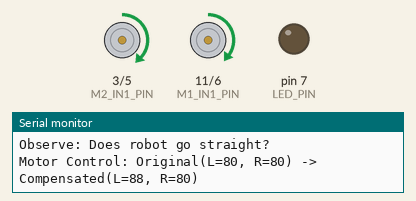
Simulated run of this sketch. Board: Arduino Uno, built with avr-gcc and run on an emulated ATmega328P. Shown: motor-driver pin pairs drawn as motors (green arrow = first pin HIGH = forward, orange = second pin HIGH = backward, longer = more drive), output pins drawn as LEDs (lit = HIGH), the last lines printed to the serial monitor.

Above: at 4.0 s.
At 11.1 s:
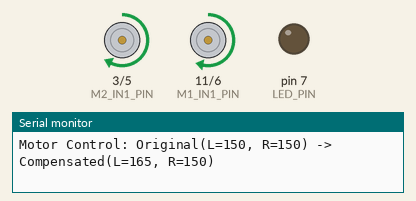
At 18.2 s:
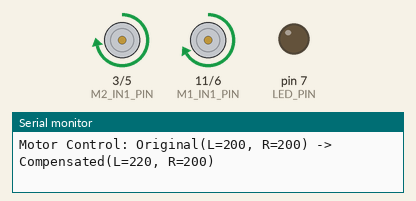
At 25.2 s:
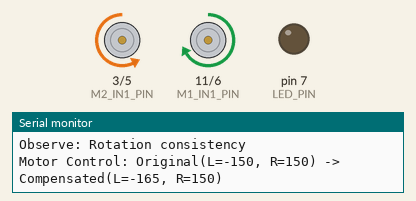
At 30.2 s:
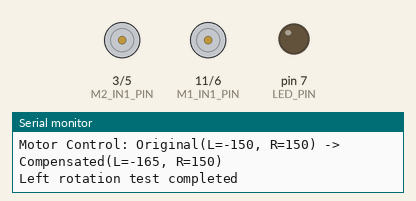
At 32.3 s:
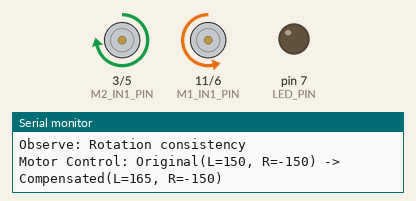
Timing chart, 0 to 40.0 s (numbered marks = the images above):
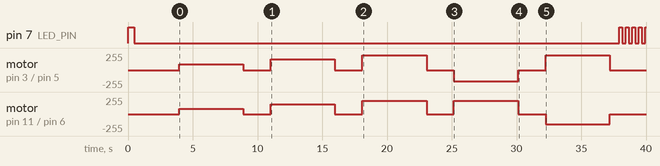

The sketch:

motor_calibration_test.ino
```cpp
#include "Arduino.h"

//==================================================================
//  モーターキャリブレーションテスト
//  左右モーターの回転数差を補正するための調整・テスト用プログラム
//  Arduino UNO（ＡＶＲマイコン）プログラム
//==================================================================

// ピンアサイン定義
#define M2_IN1_PIN   3   // 左モータ方向制御
#define M2_IN2_PIN   5   // 左モータ方向制御
#define M1_IN1_PIN   11  // 右モータ方向制御
#define M1_IN2_PIN   6   // 右モータ方向制御
#define LED_PIN      7   // LED/警報信号

// モーターキャリブレーション定数（ここで調整）
#define LEFT_MOTOR_COMPENSATION   1.1   // 左モーター補正係数
#define RIGHT_MOTOR_COMPENSATION  1.0   // 右モーター補正係数

// テストパラメータ
#define TEST_DURATION_MS         5000   // 各テストの実行時間（5秒）
#define TEST_SPEED_LOW           80     // 低速テスト
#define TEST_SPEED_MID           150    // 中速テスト
#define TEST_SPEED_HIGH          200    // 高速テスト
#define SETUP_DELAY_MS           3000   // セットアップ待機時間
#define INTER_TEST_DELAY_MS      2000   // テスト間の待機時間

// 状態定義
enum TestState {
  STATE_SETUP,
  STATE_LOW_SPEED_TEST,
  STATE_MID_SPEED_TEST,
  STATE_HIGH_SPEED_TEST,
  STATE_ROTATION_TEST_LEFT,
  STATE_ROTATION_TEST_RIGHT,
  STATE_COMPLETED
};

// グローバル変数
TestState currentState = STATE_SETUP;
unsigned long testStartTime = 0;
unsigned long setupStartTime = 0;
float leftMotorCompensation = LEFT_MOTOR_COMPENSATION;
float rightMotorCompensation = RIGHT_MOTOR_COMPENSATION;
int testCount = 0;

//==================================================================
void setup() {
  Serial.begin(9600);

  // ピン設定
  pinMode(M1_IN1_PIN, OUTPUT);
  pinMode(M1_IN2_PIN, OUTPUT);
  pinMode(M2_IN1_PIN, OUTPUT);
  pinMode(M2_IN2_PIN, OUTPUT);
  pinMode(LED_PIN, OUTPUT);

  // LEDテスト
  digitalWrite(LED_PIN, HIGH);
  delay(500);
  digitalWrite(LED_PIN, LOW);

  Serial.println("=== MOTOR CALIBRATION TEST ===");
  Serial.println("This test helps adjust motor compensation values");
  Serial.println();
  Serial.print("Current LEFT compensation: ");
  Serial.println(leftMotorCompensation);
  Serial.print("Current RIGHT compensation: ");
  Serial.println(rightMotorCompensation);
  Serial.println();
  Serial.println("Observe robot movement and adjust compensation values:");
  Serial.println("- If curves LEFT: increase LEFT_MOTOR_COMPENSATION");
  Serial.println("- If curves RIGHT: increase RIGHT_MOTOR_COMPENSATION");
  Serial.println();
  Serial.println("Place robot on flat surface with at least 2m space");
  Serial.println("Test will start in 3 seconds...");

  setupStartTime = millis();
}

//==================================================================
void loop() {
  unsigned long now = millis();

  switch(currentState) {
    case STATE_SETUP:
      executeSetup(now);
      break;
    case STATE_LOW_SPEED_TEST:
      executeLowSpeedTest(now);
      break;
    case STATE_MID_SPEED_TEST:
      executeMidSpeedTest(now);
      break;
    case STATE_HIGH_SPEED_TEST:
      executeHighSpeedTest(now);
      break;
    case STATE_ROTATION_TEST_LEFT:
      executeRotationTestLeft(now);
      break;
    case STATE_ROTATION_TEST_RIGHT:
      executeRotationTestRight(now);
      break;
    case STATE_COMPLETED:
      executeCompleted();
      break;
  }
}

//==================================================================
void executeSetup(unsigned long now) {
  if (now - setupStartTime >= SETUP_DELAY_MS) {
    Serial.println("=== Starting Calibration Tests ===");
    currentState = STATE_LOW_SPEED_TEST;
    testStartTime = now;
    testCount = 1;
    Serial.println();
    Serial.println("TEST 1/5: LOW SPEED STRAIGHT (80 PWM)");
    Serial.println("Observe: Does robot go straight?");
  }
}

//==================================================================
void executeLowSpeedTest(unsigned long now) {
  unsigned long elapsed = now - testStartTime;

  if (elapsed < TEST_DURATION_MS) {
    setMotorSpeeds(TEST_SPEED_LOW, TEST_SPEED_LOW);
  } else {
    setMotorSpeeds(0, 0);
    Serial.println("Low speed test completed");
    Serial.println("Waiting 2 seconds...");
    delay(INTER_TEST_DELAY_MS);

    currentState = STATE_MID_SPEED_TEST;
    testStartTime = millis();
    testCount++;
    Serial.println();
    Serial.println("TEST 2/5: MID SPEED STRAIGHT (150 PWM)");
    Serial.println("Observe: Does robot go straight?");
  }
}

//==================================================================
void executeMidSpeedTest(unsigned long now) {
  unsigned long elapsed = now - testStartTime;

  if (elapsed < TEST_DURATION_MS) {
    setMotorSpeeds(TEST_SPEED_MID, TEST_SPEED_MID);
  } else {
    setMotorSpeeds(0, 0);
    Serial.println("Mid speed test completed");
    Serial.println("Waiting 2 seconds...");
    delay(INTER_TEST_DELAY_MS);

    currentState = STATE_HIGH_SPEED_TEST;
    testStartTime = millis();
    testCount++;
    Serial.println();
    Serial.println("TEST 3/5: HIGH SPEED STRAIGHT (200 PWM)");
    Serial.println("Observe: Does robot go straight?");
  }
}

//==================================================================
void executeHighSpeedTest(unsigned long now) {
  unsigned long elapsed = now - testStartTime;

  if (elapsed < TEST_DURATION_MS) {
    setMotorSpeeds(TEST_SPEED_HIGH, TEST_SPEED_HIGH);
  } else {
    setMotorSpeeds(0, 0);
    Serial.println("High speed test completed");
    Serial.println("Waiting 2 seconds...");
    delay(INTER_TEST_DELAY_MS);

    currentState = STATE_ROTATION_TEST_LEFT;
    testStartTime = millis();
    testCount++;
    Serial.println();
    Serial.println("TEST 4/5: LEFT ROTATION");
    Serial.println("Observe: Rotation consistency");
  }
}

//==================================================================
void executeRotationTestLeft(unsigned long now) {
  unsigned long elapsed = now - testStartTime;

  if (elapsed < TEST_DURATION_MS) {
    setMotorSpeeds(-TEST_SPEED_MID, TEST_SPEED_MID); // 左回転
  } else {
    setMotorSpeeds(0, 0);
    Serial.println("Left rotation test completed");
    Serial.println("Waiting 2 seconds...");
    delay(INTER_TEST_DELAY_MS);

    currentState = STATE_ROTATION_TEST_RIGHT;
    testStartTime = millis();
    testCount++;
    Serial.println();
    Serial.println("TEST 5/5: RIGHT ROTATION");
    Serial.println("Observe: Rotation consistency");
  }
}

//==================================================================
void executeRotationTestRight(unsigned long now) {
  unsigned long elapsed = now - testStartTime;

  if (elapsed < TEST_DURATION_MS) {
    setMotorSpeeds(TEST_SPEED_MID, -TEST_SPEED_MID); // 右回転
  } else {
    setMotorSpeeds(0, 0);
    Serial.println("Right rotation test completed");

    currentState = STATE_COMPLETED;
  }
}

//==================================================================
void executeCompleted() {
  Serial.println();
  Serial.println("=== ALL TESTS COMPLETED ===");
  Serial.println();
  Serial.println("CALIBRATION RESULTS ANALYSIS:");
  Serial.println("1. If robot curved LEFT in straight tests:");
  Serial.println("   -> Increase LEFT_MOTOR_COMPENSATION (try 1.05, 1.1, etc.)");
  Serial.println();
  Serial.println("2. If robot curved RIGHT in straight tests:");
  Serial.println("   -> Increase RIGHT_MOTOR_COMPENSATION (try 1.05, 1.1, etc.)");
  Serial.println();
  Serial.println("3. If rotation tests were inconsistent:");
  Serial.println("   -> Fine-tune both compensation values");
  Serial.println();
  Serial.println("Current compensation values in code:");
  Serial.print("LEFT_MOTOR_COMPENSATION: ");
  Serial.println(leftMotorCompensation);
  Serial.print("RIGHT_MOTOR_COMPENSATION: ");
  Serial.println(rightMotorCompensation);
  Serial.println();
  Serial.println("RECOMMENDED ADJUSTMENT STEPS:");
  Serial.println("- Start with small increments (0.05 - 0.1)");
  Serial.println("- Test at different speeds to ensure consistency");
  Serial.println("- Perfect straight-line movement is the goal");
  Serial.println();
  Serial.println("Reset Arduino to run test again");

  // 10秒間LEDを点滅させて完了を示す
  for (int i = 0; i < 20; i++) {
    digitalWrite(LED_PIN, HIGH);
    delay(250);
    digitalWrite(LED_PIN, LOW);
    delay(250);
  }

  // 無限ループで待機
  while(true) {
    delay(1000);
  }
}

//==================================================================
// ユーティリティ関数
//==================================================================

void setMotorSpeeds(int leftSpeed, int rightSpeed) {
  // モーター補正係数を適用
  int compensatedLeftSpeed = (int)(leftSpeed * leftMotorCompensation);
  int compensatedRightSpeed = (int)(rightSpeed * rightMotorCompensation);

  // 速度制限（-255～255）
  compensatedLeftSpeed = constrain(compensatedLeftSpeed, -255, 255);
  compensatedRightSpeed = constrain(compensatedRightSpeed, -255, 255);

  // デバッグ出力（実際の制御値）
  if (leftSpeed != 0 || rightSpeed != 0) {
    Serial.print("Motor Control: Original(L=");
    Serial.print(leftSpeed);
    Serial.print(", R=");
    Serial.print(rightSpeed);
    Serial.print(") -> Compensated(L=");
    Serial.print(compensatedLeftSpeed);
    Serial.print(", R=");
    Serial.print(compensatedRightSpeed);
    Serial.println(")");
  }

  // 左モータ制御 (M2)
  if (compensatedLeftSpeed > 0) {
    analogWrite(M2_IN1_PIN, compensatedLeftSpeed);
    analogWrite(M2_IN2_PIN, 0);
  } else if (compensatedLeftSpeed < 0) {
    analogWrite(M2_IN1_PIN, 0);
    analogWrite(M2_IN2_PIN, -compensatedLeftSpeed);
  } else {
    analogWrite(M2_IN1_PIN, 0);
    analogWrite(M2_IN2_PIN, 0);
  }

  // 右モータ制御 (M1)
  if (compensatedRightSpeed > 0) {
    analogWrite(M1_IN1_PIN, compensatedRightSpeed);
    analogWrite(M1_IN2_PIN, 0);
  } else if (compensatedRightSpeed < 0) {
    analogWrite(M1_IN1_PIN, 0);
    analogWrite(M1_IN2_PIN, -compensatedRightSpeed);
  } else {
    analogWrite(M1_IN1_PIN, 0);
    analogWrite(M1_IN2_PIN, 0);
  }
}
```

Measured:
- by itself, pin 7 (LED_PIN): repeats every 0.50 s: HIGH 0.25 s, LOW 0.25 s
- by itself, motor on pin 3 (M2_IN1_PIN) / pin 5 (M2_IN2_PIN): stopped → forward 88/255 at 4.0 s, → stopped 4.9 s later, → forward 165/255 2.1 s later, → stopped 5.0 s later, … (10 changes in this stretch)
- by itself, motor on pin 11 (M1_IN1_PIN) / pin 6 (M1_IN2_PIN): stopped → forward 80/255 at 4.0 s, → stopped 4.9 s later, → forward 150/255 2.1 s later, → stopped 5.0 s later, … (10 changes in this stretch)
